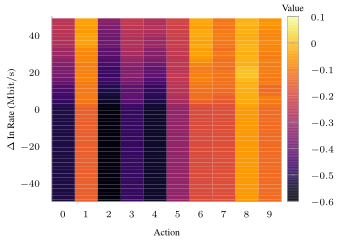

The script that saved this image:
set terminal tikz standalone color size 9cm,6cm font '\scriptsize' preamble '\usepackage{microtype} \usepackage{times} \usepackage[T1]{fontenc} \usepackage[binary-units, per-mode=symbol]{siunitx}\sisetup{detect-all}' createstyle
set output "policy-4-tcp-f6-mean.tex"

#load "parula.pal"
load "inferno.pal"

set style line 102 lc rgb '#a0a0a0' lt 1 lw 1
#set style boxplot outliers pointtype 7
#set style data boxplot
set border ls 102
set colorbox border 102
set key textcolor rgb "black"
set tics textcolor rgb "black"
set label textcolor rgb "black"

set border 3
set grid y
set xtics nomirror
set xtics offset 1.5,0
set xtics (0, 1, 2, 3, 4, 5, 6, 7, 8, 9)
set ytics nomirror

set datafile separator ","

set xlabel "Action"
set ylabel "$\\Delta$ In Rate ($\\si{\\mega\\bit\\per\\second}$)"
set label "Value" at graph 0.98,1.05

set yrange [-50.0:50.0]
set xrange [0.0:10.0]
#set key inside bottom right

#set lmargin at screen 0.05;
#set rmargin at screen 1.1;
#set bmargin at screen 0.1;
#set tmargin at screen 0.95;

#set log cb

xs(x) = x - .5
ys(y) = y * (100.0 / 50.0) - 50.0

plot '../results/tcp-action-f6-8-mean-p.csv' matrix u (xs($1)):(ys($2)):3 every ::1 with image pixels notitle

set out
